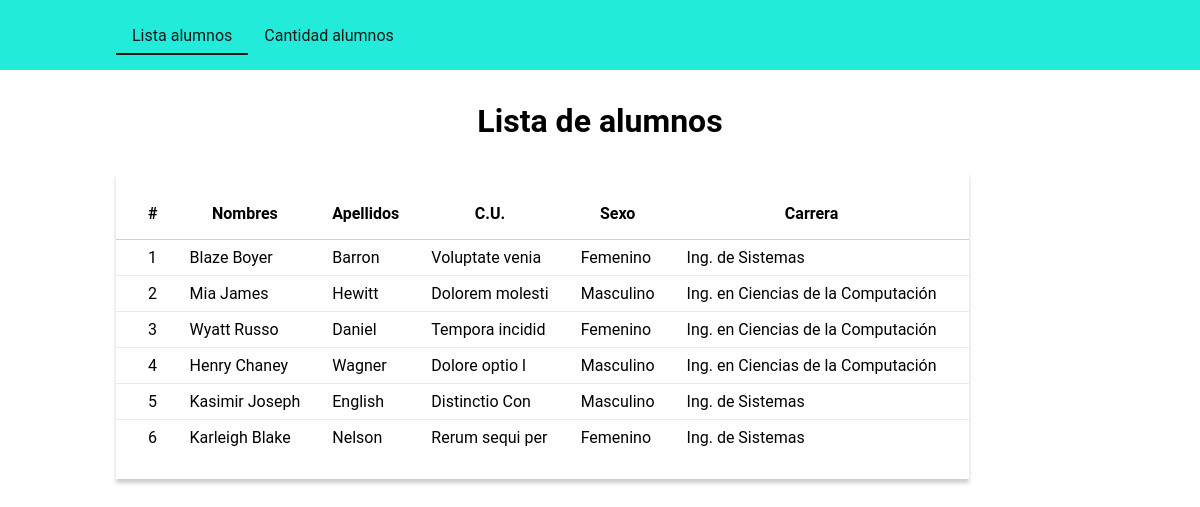
The page / on the database its author committed.
### tables this page shows
CREATE TABLE `students` (
  `id` int(11) NOT NULL,
  `names` varchar(30) NOT NULL,
  `surnames` varchar(30) NOT NULL,
  `college_id` varchar(15) NOT NULL,
  `genre` char(1) NOT NULL,
  `career_id` tinyint(3) UNSIGNED DEFAULT NULL
);

CREATE TABLE `careers` (
  `id` tinyint(3) UNSIGNED NOT NULL,
  `name` varchar(50) NOT NULL
);

### Database.php (called while the page is built, shortened)
<?php
class Database extends mysqli
{
  public function getStudents()
  {
    $query = "SELECT s.id, s.names, s.surnames, s.college_id, s.genre, c.name AS career FROM students AS s LEFT JOIN careers AS c ON s.career_id = c.id";
    $result = $this->query($query);
    $typeRooms = $result->fetch_all(MYSQLI_ASSOC);
    return $typeRooms;
  }
}

### index.php (the view, shortened to what this page needs)
<!DOCTYPE html>
<html lang="es">
<head>
  <link rel="stylesheet" href="./css/style.css">
</head>
<body>
  <header class="header">
    <nav class="nav">
      <ul class="nav__list">
        <li class="nav__item">
          <a href="./index.php" class="nav__link nav__link--active">Lista alumnos</a>
        </li>
        <li class="nav__item">
          <a href="./students/number-students.php" class="nav__link">Cantidad alumnos</a>
        </li>
      </ul>
    </nav>
  </header>
  <div class="container">
    <h1 class="title">Lista de alumnos</h1>
    <?php
    include('database-init.php');
    $students = $db->getStudents();
    if (count($students) > 0) :
    ?>
      <table class="table">
        <thead>
          <tr>
            <th>#</th>
            <th>Nombres</th>
            <th>Apellidos</th>
            <th>C.U.</th>
            <th>Sexo</th>
            <th>Carrera</th>
          </tr>
        </thead>
        <tbody>
          <?php
          $i = 1;
          foreach ($students as $student) :
          ?>
            <tr>
              <td><?= $i ?></td>
              <td><?= $student['names'] ?></td>
              <td><?= $student['surnames'] ?></td>
              <td><?= $student['college_id'] ?></td>
              <td><?= $student['genre'] == 'M' ? 'Masculino' : 'Femenino' ?></td>
              <td><?= $student['career'] ?></td>
            </tr>
          <?php
            $i++;
          endforeach;
          ?>
        </tbody>
      </table>
    <?php
    endif;
    ?>
  </div>
</body>
</html>

### css/style.css (style rules this page uses)
* { box-sizing: border-box; }
body { font-family: Roboto, Helvetica, sans-serif; margin: 0; }
h1, h2, h3, p { margin: 0; }
ol, ul { margin: 0; list-style: none; padding: 0; }
li { padding: none; }
a { text-decoration: none; }
.title { text-align: center; margin-bottom: 2rem; }
.container { max-width: 1000px; width: 1000px; margin: 0 auto; padding: 2rem 1rem; }
.header { height: 70px; background-color: #23ebda; }
.nav { max-width: 1000px; width: 1000px; margin: 0 auto; padding: 0 1rem; }
.nav__list { display: flex; height: 70px; align-items: center; }
.nav__link { padding: 0.5rem 1rem; color: #181818; }
.nav__link--active { border-bottom: 2px solid #181818; }
.table { margin: 2rem 0; border-collapse: collapse; background-color: #ffffff; box-shadow: 0 0.25rem 0.25rem rgba(0, 0, 0, 0.2); }
.table th { padding: 1rem; }
.table thead tr:first-child th { padding-top: 2rem; border-bottom: 1px solid #cfcfcf; }
.table td { padding: 0.5rem 1rem; }
.table tr:not(:last-child) td { border-bottom: 1px solid #ebebeb; }
.table th:first-child, .table td:first-child { padding-left: 2rem; }
.table th:last-child, .table td:last-child { padding-right: 2rem; }
.table tbody tr:last-child td { padding-bottom: 2rem; }

### rows shown on the page
students: names "Blaze Boyer", surnames "Barron", college "Voluptate venia", genre "Femenino", career.name "Ing. de Sistemas"
students: names "Mia James", surnames "Hewitt", college "Dolorem molesti", genre "Masculino", career.name "Ing. en Ciencias de la Computación"
students: names "Wyatt Russo", surnames "Daniel", college "Tempora incidid", genre "Femenino", career.name "Ing. en Ciencias de la Computación"
students: names "Henry Chaney", surnames "Wagner", college "Dolore optio l", genre "Masculino", career.name "Ing. en Ciencias de la Computación"
students: names "Kasimir Joseph", surnames "English", college "Distinctio Con", genre "Masculino", career.name "Ing. de Sistemas"
students: names "Karleigh Blake", surnames "Nelson", college "Rerum sequi per", genre "Femenino", career.name "Ing. de Sistemas"
